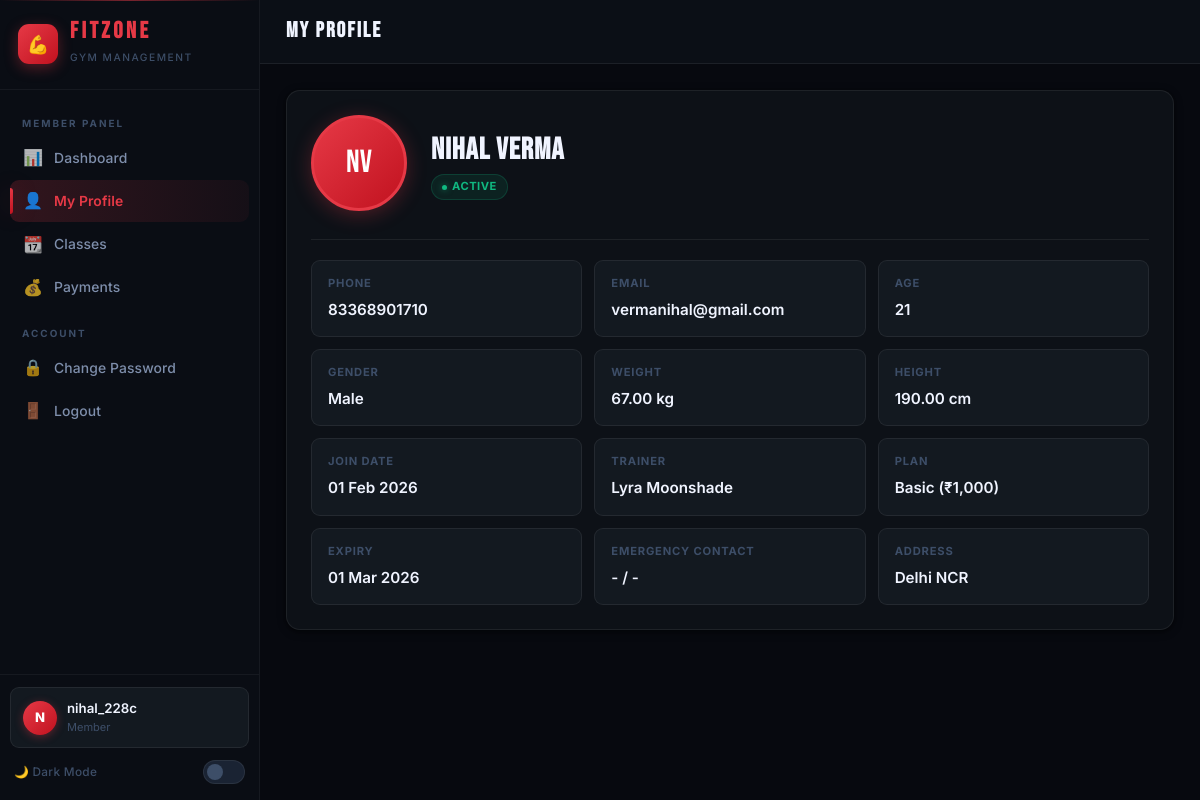
Page /pages/member/profile.php (signed in) on the committed database.
### tables this page shows
CREATE TABLE `members` (
  `id` int(11) NOT NULL,
  `user_id` int(11) NOT NULL,
  `first_name` varchar(50) NOT NULL,
  `last_name` varchar(50) NOT NULL,
  `phone` varchar(20) NOT NULL,
  `email` varchar(100) NOT NULL,
  `address` text DEFAULT NULL,
  `age` int(11) DEFAULT NULL,
  `gender` enum('male','female','other') DEFAULT 'male',
  `weight` decimal(5,2) DEFAULT NULL,
  `height` decimal(5,2) DEFAULT NULL,
  `photo` varchar(255) DEFAULT NULL,
  `emergency_contact_name` varchar(100) DEFAULT NULL,
  `emergency_contact_phone` varchar(20) DEFAULT NULL,
  `join_date` date NOT NULL,
  `status` enum('active','inactive','expired') DEFAULT 'active',
  `assigned_trainer_id` int(11) DEFAULT NULL,
  `created_at` timestamp NOT NULL DEFAULT current_timestamp(),
  `updated_at` timestamp NOT NULL DEFAULT current_timestamp() ON UPDATE current_timestamp()
);

CREATE TABLE `trainers` (
  `id` int(11) NOT NULL,
  `user_id` int(11) NOT NULL,
  `first_name` varchar(50) NOT NULL,
  `last_name` varchar(50) NOT NULL,
  `phone` varchar(20) NOT NULL,
  `email` varchar(100) NOT NULL,
  `specialization` varchar(100) DEFAULT NULL,
  `experience_years` int(11) DEFAULT 0,
  `photo` varchar(255) DEFAULT NULL,
  `bio` text DEFAULT NULL,
  `status` enum('active','inactive') DEFAULT 'active',
  `created_at` timestamp NOT NULL DEFAULT current_timestamp(),
  `updated_at` timestamp NOT NULL DEFAULT current_timestamp() ON UPDATE current_timestamp()
);

CREATE TABLE `member_memberships` (
  `id` int(11) NOT NULL,
  `member_id` int(11) NOT NULL,
  `plan_id` int(11) NOT NULL,
  `start_date` date NOT NULL,
  `end_date` date NOT NULL,
  `status` enum('active','expired','cancelled') DEFAULT 'active',
  `created_at` timestamp NOT NULL DEFAULT current_timestamp()
);

CREATE TABLE `membership_plans` (
  `id` int(11) NOT NULL,
  `plan_name` varchar(100) NOT NULL,
  `duration_months` int(11) NOT NULL,
  `price` decimal(10,2) NOT NULL,
  `description` text DEFAULT NULL,
  `is_active` tinyint(1) DEFAULT 1,
  `created_at` timestamp NOT NULL DEFAULT current_timestamp(),
  `updated_at` timestamp NOT NULL DEFAULT current_timestamp() ON UPDATE current_timestamp()
);

### pages/member/profile.php (the view, shortened to what this page needs)
<?php
require_once '../../includes/auth.php';
$userId = $_SESSION['user_id'];
$member = $conn->query("SELECT m.*, t.first_name as t_fname, t.last_name as t_lname FROM members m LEFT JOIN trainers t ON m.assigned_trainer_id = t.id WHERE m.user_id = $userId")->fetch_assoc();
$membership = $conn->query("SELECT mm.*, mp.plan_name, mp.price FROM member_memberships mm JOIN membership_plans mp ON mm.plan_id = mp.id WHERE mm.member_id = {$member['id']} ORDER BY mm.created_at DESC LIMIT 1")->fetch_assoc();
?>
<!DOCTYPE html>
<?php $__theme = $_COOKIE["fitzone_theme"] ?? "dark"; ?>
<html lang="en" data-theme="<?= htmlspecialchars($__theme) ?>">
<head>
    <link rel="stylesheet" href="../../assets/css/style.css">
</head>
<body>
    <div class="app-layout">
        <?php include '../../includes/sidebar.php'; ?>
        <div class="main-content">
            <header class="top-header">
                <h2 class="page-title">MY PROFILE</h2>
            </header>
            <div class="page-content">
                <div class="card">
                    <div class="profile-header">
                        <div class="profile-avatar">
                            <?= strtoupper(substr($member['first_name'], 0, 1) . substr($member['last_name'], 0, 1)) ?>
                        </div>
                        <div class="profile-info">
                            <h2><?= htmlspecialchars($member['first_name'] . ' ' . $member['last_name']) ?></h2>
                            <p class="meta"><span class="badge-status badge-<?= $member['status'] ?>"><?= ucfirst($member['status']) ?></span></p>
                        </div>
                    </div>
                    <hr class="divider">
                    <div class="profile-details-grid">
                        <div class="detail-item"><div class="label">Phone</div><div class="value"><?= $member['phone'] ?></div></div>
                        <div class="detail-item"><div class="label">Email</div><div class="value"><?= $member['email'] ?></div></div>
                        <div class="detail-item"><div class="label">Age</div><div class="value"><?= $member['age'] ?: '-' ?></div></div>
                        <div class="detail-item"><div class="label">Gender</div><div class="value"><?= ucfirst($member['gender']) ?></div></div>
                        <div class="detail-item"><div class="label">Weight</div><div class="value"><?= $member['weight'] ? $member['weight'].' kg' : '-' ?></div></div>
                        <div class="detail-item"><div class="label">Height</div><div class="value"><?= $member['height'] ? $member['height'].' cm' : '-' ?></div></div>
                        <div class="detail-item"><div class="label">Join Date</div><div class="value"><?= date('d M Y', strtotime($member['join_date'])) ?></div></div>
                        <div class="detail-item"><div class="label">Trainer</div><div class="value"><?= $member['t_fname'] ? htmlspecialchars($member['t_fname'].' '.$member['t_lname']) : 'Not assigned' ?></div></div>
                        <?php if ($membership): ?>
                        <div class="detail-item"><div class="label">Plan</div><div class="value"><?= $membership['plan_name'] ?> (₹<?= number_format($membership['price']) ?>)</div></div>
                        <div class="detail-item"><div class="label">Expiry</div><div class="value"><?= date('d M Y', strtotime($membership['end_date'])) ?></div></div>
                        <?php endif; ?>
                        <div class="detail-item"><div class="label">Emergency Contact</div><div class="value"><?= htmlspecialchars(($member['emergency_contact_name'] ?: '-') . ' / ' . ($member['emergency_contact_phone'] ?: '-')) ?></div></div>
                        <div class="detail-item"><div class="label">Address</div><div class="value"><?= htmlspecialchars($member['address'] ?: '-') ?></div></div>
                    </div>
                </div>
            </div>
        </div>
    </div>
</body>
</html>

### rows in the picture
members: first_name+last_name "NV", first_name+last_name "Nihal Verma", status "ACTIVE", phone "83368901710", email "vermanihal@gmail.com", age "21", gender "Male", weight "67.00", height "190.00", join_date "01 Feb 2026", trainers.first_name+last_name "Lyra Moonshade", emergency_contact_name+emergency_contact_phone "- / -", address "Delhi NCR"
member_memberships: plan.plan_name "Basic", plan.price "1,000", end_date "01 Mar 2026"

### other values in the picture
substr($_SESSION['username'] ?? 'U', 0, 1) "N"
$_SESSION['username'] "nihal_228c"
$_SESSION['role'] "Member"
